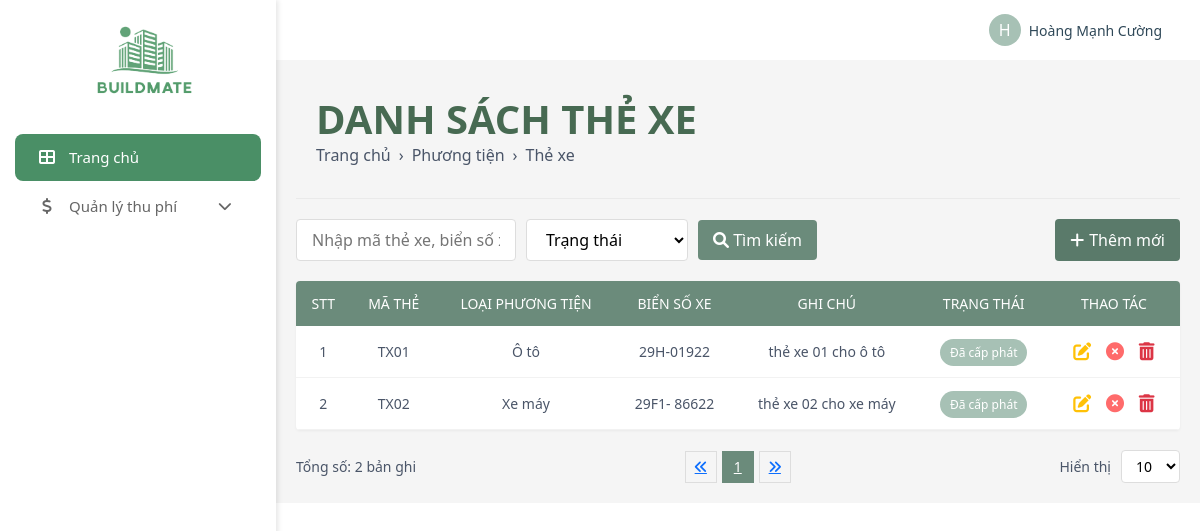
The app's page /admin/service/vehicle_card_list.php (signed in) with its own data.
### tables this page shows
CREATE TABLE `vehiclecards` (
  `VehicleCardCode` varchar(50) NOT NULL,
  `VehicleType` varchar(255) NOT NULL,
  `NumberPlate` varchar(255) DEFAULT NULL,
  `Status` varchar(50) DEFAULT 'Chưa cấp phát',
  `Note` text DEFAULT NULL
);

### admin/service/vehicle_card_list.php (the view, shortened to what this page needs)
<?php
include '../../database/DBController.php';
$search_term = '';
$where_clause = '';
$query = "SELECT * FROM vehiclecards $where_clause ORDER BY VehicleCardCode ASC";
$select_cards = mysqli_query($conn, $query) or die('Query failed: ' . mysqli_error($conn));
?>
<!DOCTYPE html>
<html lang="en">
<head>
    <link rel="stylesheet" href="https://cdnjs.cloudflare.com/ajax/libs/font-awesome/6.0.0/css/all.min.css">
    <link href="https://cdn.jsdelivr.net/npm/bootstrap@5.3.0/dist/css/bootstrap.min.css" rel="stylesheet">
</head>
<body>
    <div class="d-flex">
        <?php include '../admin_navbar.php'; ?>
        <div style="width: 100%;">
            <?php include '../admin_header.php'; ?>
            <div class="manage-container">
                <div class="page-header">
                    <div>
                        <h1 class="main-title">DANH SÁCH THẺ XE</h1>
                        <div class="breadcrumb">
                            <a href="/webquanlytoanha/admin/dashboard.php">Trang chủ</a>
                            <span style="margin: 0 8px;">›</span>
                            <a href="vehicle_list.php">Phương tiện</a>
                            <span style="margin: 0 8px;">›</span>
                            <span>Thẻ xe</span>
                        </div>
                    </div>
                </div>
                <form method="GET" action="">
                    <div class="search-container">
                        <div class="search-box">
                            <input type="text" name="search" class="search-input" placeholder="Nhập mã thẻ xe, biển số xe..."
                                value="<?php echo htmlspecialchars($search_term); ?>">
                            <select name="status" class="dropdown-select">
                                <option value="">Trạng thái</option>
                            </select>
                            <button type="submit" class="search-btn">
                                <i class="fas fa-search"></i> Tìm kiếm
                            </button>
                        </div>
                        <a href="create_vehicle_card.php" class="add-btn">
                            <i class="fas fa-plus"></i> Thêm mới
                        </a>
                    </div>
                </form>
                <table class="card-table">
                    <thead>
                        <tr>
                            <th>STT</th>
                            <th>MÃ THẺ</th>
                            <th>LOẠI PHƯƠNG TIỆN</th>
                            <th>BIỂN SỐ XE</th>
                            <th>GHI CHÚ</th>
                            <th>TRẠNG THÁI</th>
                            <th>THAO TÁC</th>
                        </tr>
                    </thead>
                    <tbody>
                        <?php
                        $stt = 1;
                        if (mysqli_num_rows($select_cards) > 0) {
                            while($card = mysqli_fetch_assoc($select_cards)) {
                        ?>
                        <tr>
                            <td><?php echo $stt++; ?></td>
                            <td><?php echo htmlspecialchars($card['VehicleCardCode']); ?></td>
                            <td><?php echo htmlspecialchars($card['VehicleType'] ?? ''); ?></td>
                            <td><?php echo htmlspecialchars($card['NumberPlate'] ?? ''); ?></td>
                            <td><?php echo htmlspecialchars($card['Note'] ?? ''); ?></td>
                            <td>
                                <span class="status-badge
                                    <?php if($card['Status'] == 'Đã cấp phát') echo 'status-issued';
                                        elseif($card['Status'] == 'Chưa cấp phát') echo 'status-pending';
                                        else echo 'status-canceled'; ?>">
                                    <?php echo $card['Status']; ?>
                                </span>
                            </td>
                            <td>
                                <?php if($card['Status'] != 'Hủy'): ?>
                                    <a href="update_vehicle_card.php?id=<?php echo $card['VehicleCardCode']; ?>" class="action-icon" title="Sửa">
                                        <i class="fas fa-edit" style="color: #ffc107;"></i>
                                    </a>
                                    <a href="vehicle_card_list.php?cancel=<?php echo $card['VehicleCardCode']; ?>" class="action-icon" title="Hủy thẻ"
                                       onclick="return confirm('Bạn có chắc chắn muốn hủy thẻ xe này?');">
                                        <i class="fas fa-times-circle" style="color: #ff6b6b;"></i>
                                    </a>
                                <?php endif; ?>
                                <a href="vehicle_card_list.php?delete=<?php echo $card['VehicleCardCode']; ?>" class="action-icon" title="Xóa"
                                   onclick="return confirm('Bạn có chắc chắn muốn xóa thẻ xe này?');">
                                    <i class="fas fa-trash-alt" style="color: #dc3545;"></i>
                                </a>
                            </td>
                        </tr>
                        <?php
                            }
                        } else {
                        ?>
                        <tr>
                            <td colspan="7" class="text-center py-3">Không tìm thấy thẻ xe nào</td>
                        </tr>
                        <?php } ?>
                    </tbody>
                </table>
                <div class="pagination">
                    <div>Tổng số: <?php echo mysqli_num_rows($select_cards); ?> bản ghi</div>
                    <div class="page-controls">
                        <a class="page-item" href="#"><i class="fas fa-angle-double-left"></i></a>
                        <a class="page-item active" href="#">1</a>
                        <a class="page-item" href="#"><i class="fas fa-angle-double-right"></i></a>
                    </div>
                    <div class="items-per-page">
                        <span>Hiển thị</span>
                        <select class="dropdown-per-page">
                            <option value="10">10</option>
                        </select>
                    </div>
                </div>
            </div>
        </div>
    </div>
</body>
</html>

### admin/service/vehicle_card_list.php (style rules this page uses)
body { background-color: #f5f5f5; font-family: 'Segoe UI', Tahoma, Geneva, Verdana, sans-serif; }
.page-header { background-color: #f5f5f5; padding: 15px 20px; color: #4a5568; border-bottom: 1px solid #eaeaea; margin-bottom: 20px; display: flex; justify-content: space-between; align-items: center; }
.main-title { color: #476a52; font-weight: bold; text-transform: uppercase; margin-bottom: 0; }
.breadcrumb { display: flex; align-items: center; margin-bottom: 0; padding: 0; background-color: transparent; font-size: 14px; }
.breadcrumb a { color: #4a5568; text-decoration: none; }
.search-container { display: flex; justify-content: space-between; margin: 20px 0; gap: 10px; flex-wrap: wrap; }
.search-box { display: flex; align-items: center; gap: 10px; flex-wrap: wrap; }
.search-input { width: 220px; padding: 8px 15px; border: 1px solid #ddd; border-radius: 4px; outline: none; }
.dropdown-select { padding: 8px 15px; border: 1px solid #ddd; border-radius: 4px; outline: none; background-color: white; cursor: pointer; }
.search-btn { padding: 8px 15px; border: none; border-radius: 4px; background-color: #6b8b7b; color: white; cursor: pointer; }
.add-btn { padding: 8px 15px; border: none; border-radius: 4px; background-color: #5a7a6a; color: white; cursor: pointer; text-decoration: none; display: inline-flex; align-items: center; gap: 5px; }
.card-table { width: 100%; background-color: white; border-radius: 4px; overflow: hidden; margin-top: 20px; box-shadow: 0 1px 3px rgba(0,0,0,0.05); }
.card-table th { background-color: #6b8b7b; color: white; text-align: center; padding: 12px; font-weight: 500; font-size: 14px; }
.card-table td { padding: 12px; border-bottom: 1px solid #f2f2f2; color: #4a5568; text-align: center; font-size: 14px; }
.action-icon { font-size: 18px; margin: 0 5px; cursor: pointer; text-decoration: none; }
.pagination { display: flex; justify-content: space-between; align-items: center; margin-top: 20px; font-size: 14px; color: #4a5568; }
.page-controls { display: flex; align-items: center; gap: 5px; }
.page-item { width: 32px; height: 32px; display: flex; align-items: center; justify-content: center; border: 1px solid #ddd; cursor: pointer; }
.page-item.active { background-color: #6b8b7b; color: white; border-color: #6b8b7b; }
.items-per-page { display: flex; align-items: center; gap: 10px; }
.dropdown-per-page { padding: 5px 10px; border: 1px solid #ddd; border-radius: 4px; background-color: white; }
.manage-container { width: 100%; padding: 20px; background-color: #f5f5f5; }
.status-badge { padding: 5px 10px; border-radius: 15px; font-size: 12px; font-weight: 500; }
.status-issued { background-color: #a7c1b5; color: white; }

### records on screen
vehiclecards: VehicleCardCode "TX01", VehicleType "Ô tô", NumberPlate "29H-01922", Note "thẻ xe 01 cho ô tô", Status "Đã cấp phát"
vehiclecards: VehicleCardCode "TX02", VehicleType "Xe máy", NumberPlate "29F1- 86622", Note "thẻ xe 02 cho xe máy", Status "Đã cấp phát"

### other values on screen
substr($name, 0, 1) "H"
$name "Hoàng Mạnh Cường"
mysqli_num_rows($select_cards) "2"
